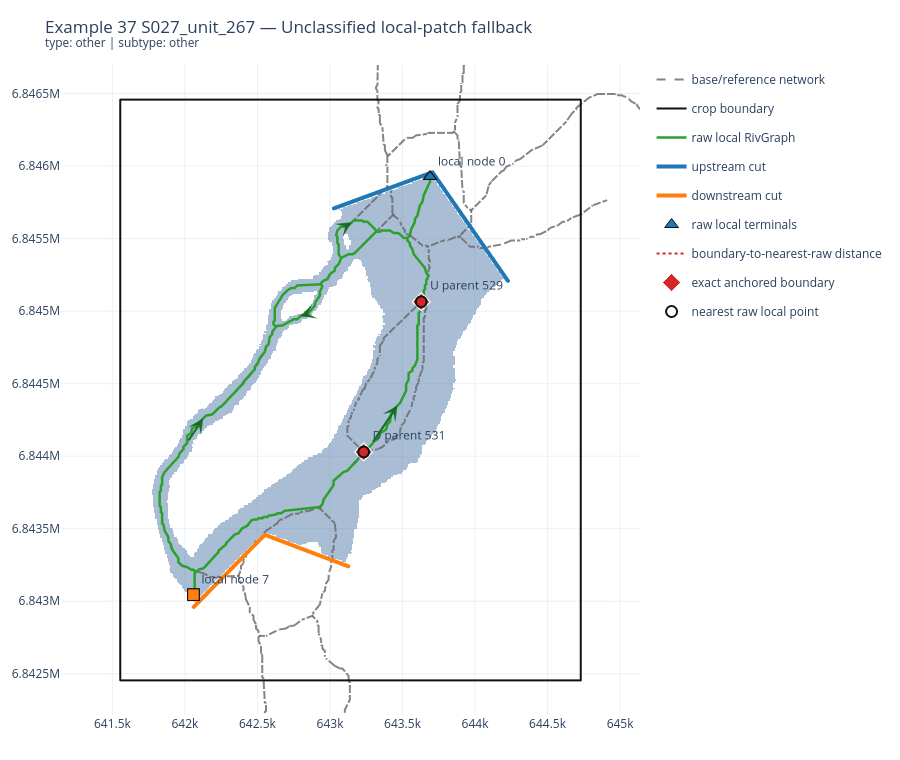

Source (notebook cell):
### Code cell
# Select one category from the table above.
FALLBACK_CATEGORY = 'invalid realized source/sink topology'
CATEGORY_CASE_INDEX = 0
category_cases = all_fallbacks.loc[all_fallbacks['failure_category'].eq(FALLBACK_CATEGORY)].reset_index(drop=True)
record = category_cases.iloc[CATEGORY_CASE_INDEX].to_dict()
description, review = FALLBACK_DESCRIPTIONS[FALLBACK_CATEGORY]
display(Markdown(
    f"### {record['example_id']} {record['mode']} {record['state_id']} — {FALLBACK_CATEGORY}\n\n"
    f"**Failure meaning:** {description}\n\n**Review:** {review}"
))
display(pd.Series(record, name='value').to_frame())
case = load_saved_fallback_case(record['example_id'], record['mode'], record['state_id'])
display(fallback_diag.plotly_failure_case(case))
